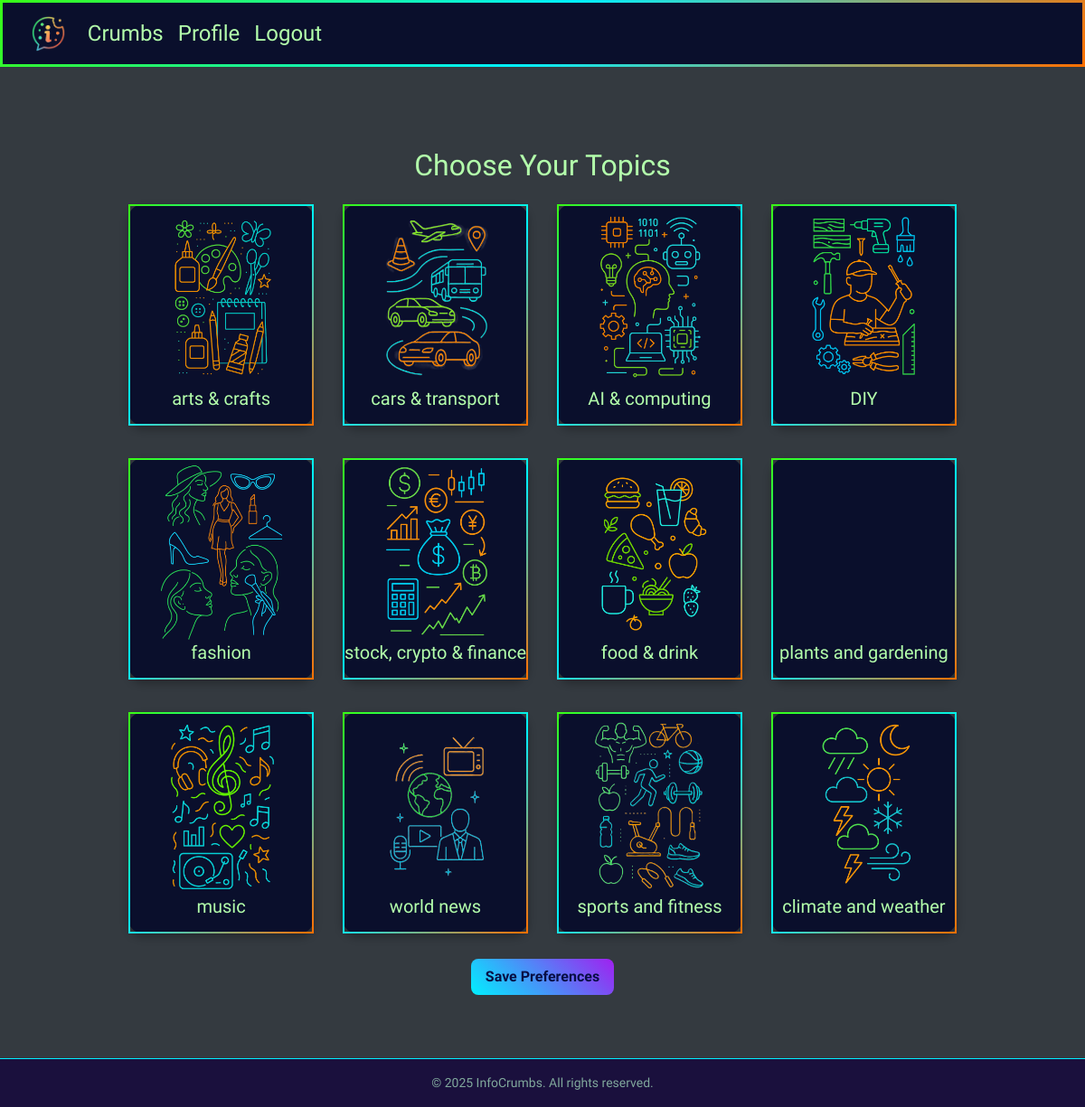
Page /preferences/set/ (signed in) on the committed database.
### preferences/models.py (models this page shows, shortened)
class Topic(models.Model):
    name = models.CharField(max_length=100, unique=True)
    slug = models.SlugField(unique=True)
    description = models.TextField(blank=True)
    image = models.ImageField(upload_to='topics/', blank=True, null=True)

### preferences/views.py (the view)
# urls.py: path('set/', views.set_preferences, name='set_preferences'),
@login_required
def set_preferences(request):
    obj, created = UserPreference.objects.get_or_create(user=request.user)
    form = UserPreferenceForm(request.POST or None,
                              instance=obj, user=request.user)
    if form.is_valid():
        form.save()
        return redirect('home')  # or wherever makes sense
    return render(request, 'preferences/set_preferences.html', {'form': form})

### preferences/templates/preferences/set_preferences.html (shortened to what this page needs)
{% extends "base.html" %}
{% load static %}
{% load crispy_forms_tags %}
{% block extra_css %}
<link rel="stylesheet" href="{% static 'css/preferences.css' %}">
{% endblock %}
{% block content %}
<div class="preferences-container">
    <h2 class="text-center my-4">Choose Your Topics</h2>
    <form method="post" enctype="multipart/form-data">
        <div class="topics-grid">
            {% for topic in form.fields.topics.queryset %}
            <label class="topic-card">
                <div class="topic-image" style="background-image: url('{{ topic.image.url }}')">
                </div>
                <div class="topic-info text-center">
                    <h5>{{ topic.name }}</h5>
                </div>
            </label>
            {% endfor %}
        </div>
        <div class="text-center my-4">
            <button type="submit" class="btn neon-button">Save Preferences</button>
        </div>
    </form>
</div>
{% endblock %}

### static/css/base.css (style rules this page uses)
:root { --bg-dark: #0A0F2C; --bg-alt: #1A103D; --bg-light: #2A1F52; --text-light: #B3FFAB; --text-dark: #080e45; --text-muted: #80A89C; --neon-green: #39FF14; --neon-orange: #FF6F00; --neon-blue: #00F0FF; --neon-purple: #A020F0; --neon-pink: #FF1493; --border-gradient: linear-gradient( 135deg, var(--neon-green) 0%, var(--neon-blue) 50%, var(--neon-orange) 100% ); --border-gradient-hover: linear-gradient( 100deg, var(--neon-green) 0%, var(--neon-blue) 50%, var(--neon-orange) 100% ); --button-gradient: linear-gradient( 45deg, var(--neon-blue), var(--neon-purple) ); --text-gradient: linear-gradient( 75deg, var(--neon-green), var(--neon-blue), var(--neon-orange), var(--neon-purple) ); --font-primary: 'Tilt Neon', sans-serif; --font-secondary: 'Courier New', Courier, monospace; --font-size-base: 16px; --font-size-sm: 14px; --font-size-md: 18px; --font-size-lg: 24px; --font-size-xl: 36px; --line-height-base: 1.6; --spacing-xs: 4px; --spacing-sm: 8px; --spacing-md: 16px; --spacing-lg: 24px; --spacing-xl: 48px; --border-width: 3px; --border-radius-sm: 4px; --border-radius-md: 8px; --border-radius-lg: 12px; --glow-effect: 0 0 10px var(--neon-green), 0 0 20px var(--neon-blue), 0 0 30px var(--neon-orange); --text-shadow-neon: 0 0 5px var(--neon-green), 0 0 10px var(--neon-blue); --box-shadow-elevate: 0 5px 15px rgba(0, 0, 0, 0.5); --transition-speed: 0.3s ease-in-out; --z-index-base: 1; --z-index-dropdown: 10; --z-index-modal: 100; --z-index-tooltip: 1000; }
body { background-color: var(--bg-dark); color: var(--text-light); font-family: var(--font-primary); margin: 0; padding: 0; display: flex; justify-content: center; align-items: center; height: 100vh; }
.text-light { color: var(--text-light) !important; }
.neon-button { background: var(--button-gradient); color: var(--text-dark); padding: var(--spacing-sm) var(--spacing-md); border: none; border-radius: var(--border-radius-md); text-decoration: none; font-weight: bold; transition: transform var(--transition-speed); }
label { display: block; margin-bottom: var(--spacing-xs); font-weight: bold; color: var(--neon-green); }

### preferences/static/css/preferences.css (style rules this page uses)
.preferences-container { max-width: 1200px; margin: 100px auto 60px; padding: 1rem; }
.topics-grid { display: grid; grid-template-columns: repeat(4, 1fr); gap: 2rem; }
.topic-card { position: relative; cursor: pointer; border-radius: 1rem; overflow: hidden; box-shadow: 0 4px 10px rgba(0, 0, 0, 0.3); transition: transform 0.2s ease; border: solid 2px transparent; border-image: var(--border-gradient) 1; background-color: var(--bg-dark); color: var(--text-light); }
.topic-image { width: 100%; aspect-ratio: 1 / 1; background-size: contain; background-repeat: no-repeat; background-position: center; }

### rows in the picture
Topic: image (picture), name "arts & crafts"
Topic: image (picture), name "cars & transport"
Topic: image (picture), name "AI & computing"
Topic: image (picture), name "DIY"
Topic: image (picture), name "fashion"
Topic: image (picture), name "stock, crypto & finance"
Topic: image (picture), name "food & drink"
Topic: name "plants and gardening"
Topic: image (picture), name "music"
Topic: image (picture), name "world news"
Topic: image (picture), name "sports and fitness"
Topic: image (picture), name "climate and weather"
